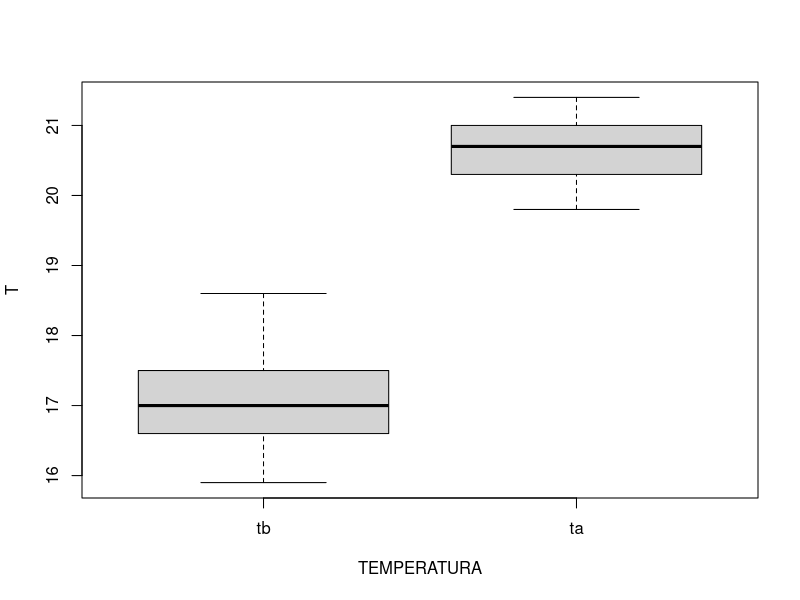
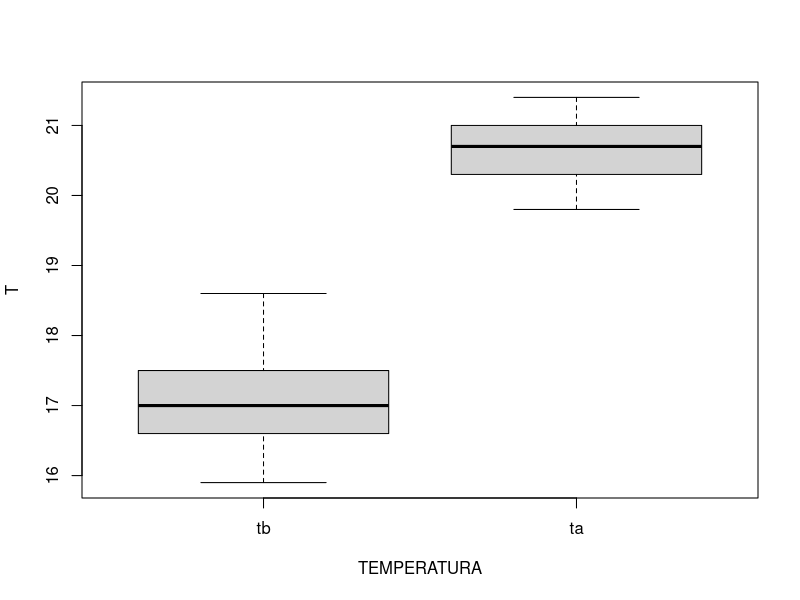

The R source for these figures, in order:
tb=c(17.2,17.5,18.6,15.9,16.4,17.3,16.8,18.4,16.7,16.6)
ta=c(21.4,20.9,19.8,20.4,20.6,21.0,20.8,19.9,21.1,20.3)

t.test(tb,ta)


df=data.frame(tb=tb,ta=ta)
df=stack(df)
df

names(df)=c("T","TEMPERATURA")
df
boxplot(T~TEMPERATURA,data=df)

str(df)

boxplot(T~TEMPERATURA,data=df)

